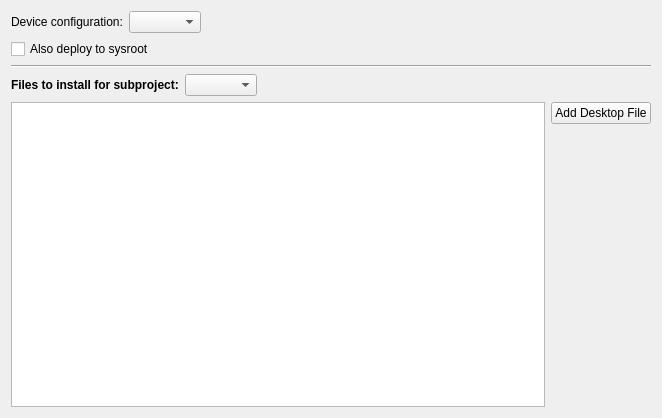
<?xml version="1.0" encoding="UTF-8"?>
<ui version="4.0">
 <class>AndroidDeployStepWidget</class>
 <widget class="QWidget" name="AndroidDeployStepWidget">
  <property name="geometry">
   <rect>
    <x>0</x>
    <y>0</y>
    <width>662</width>
    <height>418</height>
   </rect>
  </property>
  <property name="windowTitle">
   <string>Form</string>
  </property>
  <layout class="QVBoxLayout" name="verticalLayout_2">
   <item>
    <layout class="QHBoxLayout" name="horizontalLayout">
     <item>
      <widget class="QLabel" name="deviceConfigLabel">
       <property name="text">
        <string>Device configuration:</string>
       </property>
      </widget>
     </item>
     <item>
      <widget class="QComboBox" name="deviceConfigComboBox"/>
     </item>
     <item>
      <spacer name="horizontalSpacer">
       <property name="orientation">
        <enum>Qt::Horizontal</enum>
       </property>
       <property name="sizeHint" stdset="0">
        <size>
         <width>40</width>
         <height>20</height>
        </size>
       </property>
      </spacer>
     </item>
    </layout>
   </item>
   <item>
    <layout class="QHBoxLayout" name="horizontalLayout_2">
     <item>
      <widget class="QCheckBox" name="deployToSysrootCheckBox">
       <property name="text">
        <string>Also deploy to sysroot</string>
       </property>
      </widget>
     </item>
     <item>
      <spacer name="horizontalSpacer_3">
       <property name="orientation">
        <enum>Qt::Horizontal</enum>
       </property>
       <property name="sizeHint" stdset="0">
        <size>
         <width>40</width>
         <height>20</height>
        </size>
       </property>
      </spacer>
     </item>
    </layout>
   </item>
   <item>
    <widget class="Line" name="line">
     <property name="orientation">
      <enum>Qt::Horizontal</enum>
     </property>
    </widget>
   </item>
   <item>
    <layout class="QHBoxLayout" name="horizontalLayout_3">
     <item>
      <widget class="QLabel" name="installLabel">
       <property name="toolTip">
        <string>These show the INSTALLS settings from the project file(s).</string>
       </property>
       <property name="text">
        <string>&lt;b&gt;Files to install for subproject:&lt;/b&gt;</string>
       </property>
      </widget>
     </item>
     <item>
      <widget class="QComboBox" name="modelComboBox">
       <property name="sizeAdjustPolicy">
        <enum>QComboBox::AdjustToContents</enum>
       </property>
      </widget>
     </item>
     <item>
      <spacer name="horizontalSpacer_2">
       <property name="orientation">
        <enum>Qt::Horizontal</enum>
       </property>
       <property name="sizeHint" stdset="0">
        <size>
         <width>40</width>
         <height>20</height>
        </size>
       </property>
      </spacer>
     </item>
    </layout>
   </item>
   <item>
    <layout class="QHBoxLayout" name="horizontalLayout_4">
     <item>
      <widget class="QTableView" name="tableView">
       <property name="minimumSize">
        <size>
         <width>0</width>
         <height>150</height>
        </size>
       </property>
       <property name="textElideMode">
        <enum>Qt::ElideMiddle</enum>
       </property>
       <property name="horizontalScrollMode">
        <enum>QAbstractItemView::ScrollPerPixel</enum>
       </property>
       <property name="showGrid">
        <bool>false</bool>
       </property>
       <property name="wordWrap">
        <bool>false</bool>
       </property>
       <attribute name="horizontalHeaderDefaultSectionSize">
        <number>400</number>
       </attribute>
       <attribute name="horizontalHeaderHighlightSections">
        <bool>false</bool>
       </attribute>
       <attribute name="horizontalHeaderMinimumSectionSize">
        <number>100</number>
       </attribute>
       <attribute name="horizontalHeaderStretchLastSection">
        <bool>true</bool>
       </attribute>
       <attribute name="verticalHeaderVisible">
        <bool>false</bool>
       </attribute>
      </widget>
     </item>
     <item>
      <layout class="QVBoxLayout" name="verticalLayout">
       <item>
        <widget class="QPushButton" name="addDesktopFileButton">
         <property name="text">
          <string>Add Desktop File</string>
         </property>
        </widget>
       </item>
       <item>
        <spacer name="verticalSpacer">
         <property name="orientation">
          <enum>Qt::Vertical</enum>
         </property>
         <property name="sizeHint" stdset="0">
          <size>
           <width>20</width>
           <height>40</height>
          </size>
         </property>
        </spacer>
       </item>
      </layout>
     </item>
    </layout>
   </item>
  </layout>
 </widget>
 <resources/>
 <connections/>
</ui>
